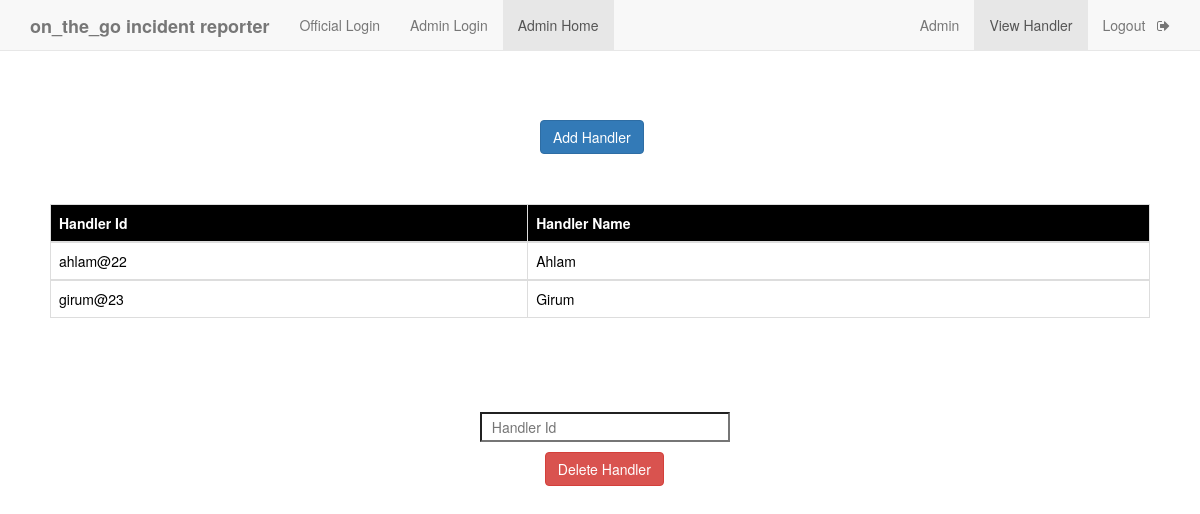
Screenshot of /Admin_viewHandler.php (signed in) with the database file from the repository.
### tables this page shows
CREATE TABLE `handler` (
  `h_id` varchar(50) NOT NULL,
  `h_name` varchar(50) NOT NULL,
  `h_pass` varchar(50) NOT NULL
);

### Admin_viewHandler.php (the view, shortened to what this page needs)
<!DOCTYPE html>
<html>
<head>
    <?php
    $conn=mysqli_connect("localhost","root","");
    mysqli_select_db($conn,"on_the_go incident reporter");
    $query="select h_id,h_name from handler";
    $result=mysqli_query($conn,$query);
    ?>
	<link rel="stylesheet" type="text/css" href="https://maxcdn.bootstrapcdn.com/bootstrap/3.3.5/css/bootstrap.min.css">
	<link rel="stylesheet" type="text/css" href="https://maxcdn.bootstrapcdn.com/font-awesome/4.4.0/css/font-awesome.min.css">
</head>
<body>
	<nav  class="navbar navbar-default navbar-fixed-top">
  <div class="container">
    <div class="navbar-header">
      <a class="navbar-brand" href="home.php"><b> on_the_go incident reporter </b></a>
    </div>
    <div id="navbar" class="collapse navbar-collapse">
      <ul class="nav navbar-nav">
        <li><a href="official_login.php">Official Login</a></li>
        <li><a href="Adminlogin.php">Admin Login</a></li>
        <li class="active"><a href="AdminHome.php">Admin Home</a></li>
      </ul>
      <ul class="nav navbar-nav navbar-right">
        <li><a href="AdminHome.php"> Admin </a></li>
        <li class="active" ><a href="Admin_viewHandler.php">View Handler</a></li>
        <li><a href="Admin_logout.php">Logout &nbsp <i class="fa fa-sign-out" aria-hidden="true"></i></a></li>
      </ul>
    </div>
  </div>
 </nav>
 <div  style="margin-top: 10%;margin-left: 45%">
   <a href="Handler add.php" class="btn btn-primary">Add Handler </a>
 </div>
<div style="padding:50px;">
   <table class="table table-bordered">
    <thead class="thead-dark" style="background-color: black; color: white;">
      <tr>
        <th scope="col">Handler Id</th>
        <th scope="col">Handler Name</th>
      </tr>
    </thead>
<?php
      while($rows=mysqli_fetch_assoc($result)){
    ?>
    <tbody style="background-color: white; color: black;">
      <tr>
        <td><?php echo $rows['h_id']; ?></td>
        <td><?php echo $rows['h_name']; ?></td>
      </tr>
    </tbody>
    <?php
    }
    ?>
</table>
 </div>
 <form style="margin-top: 2%; margin-left: 40%;" method="post">
     <input type="text" name="hid" style="width: 250px; height: 30px; background-color:white;" placeholder="&nbsp Handler Id" id="ciid" onfocusout="f1()" required>
        <div>
      <input class="btn btn-danger" type="submit" value="Delete Handler" name="s2" style="margin-top: 10px; margin-left: 9%;">
        </div>
    </form>
</body>
</html>

### rows the page displays
handler: h_id "ahlam@22", h_name "Ahlam"
handler: h_id "girum@23", h_name "Girum"
